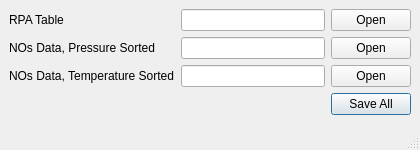
<?xml version="1.0" encoding="UTF-8"?>
<ui version="4.0">
 <class>DatabasesWindow</class>
 <widget class="QMainWindow" name="DatabasesWindow">
  <property name="geometry">
   <rect>
    <x>0</x>
    <y>0</y>
    <width>420</width>
    <height>150</height>
   </rect>
  </property>
  <property name="windowTitle">
   <string>Databases</string>
  </property>
  <property name="windowIcon">
   <iconset>
    <normaloff>logo.png</normaloff>logo.png</iconset>
  </property>
  <widget class="QWidget" name="centralwidget">
   <layout class="QGridLayout" name="gridLayout">
    <item row="3" column="2">
     <widget class="QPushButton" name="pushButtonNosPres">
      <property name="sizePolicy">
       <sizepolicy hsizetype="Fixed" vsizetype="Fixed">
        <horstretch>0</horstretch>
        <verstretch>0</verstretch>
       </sizepolicy>
      </property>
      <property name="text">
       <string>Open</string>
      </property>
     </widget>
    </item>
    <item row="3" column="0">
     <widget class="QLabel" name="labelNosPres">
      <property name="text">
       <string>NOs Data, Pressure Sorted</string>
      </property>
     </widget>
    </item>
    <item row="0" column="0">
     <widget class="QLabel" name="labelRpaTable">
      <property name="text">
       <string>RPA Table</string>
      </property>
     </widget>
    </item>
    <item row="0" column="2">
     <widget class="QPushButton" name="pushButtonRpaTable">
      <property name="sizePolicy">
       <sizepolicy hsizetype="Fixed" vsizetype="Fixed">
        <horstretch>0</horstretch>
        <verstretch>0</verstretch>
       </sizepolicy>
      </property>
      <property name="text">
       <string>Open</string>
      </property>
     </widget>
    </item>
    <item row="3" column="1">
     <widget class="QLineEdit" name="lineEditNosPres">
      <property name="sizePolicy">
       <sizepolicy hsizetype="MinimumExpanding" vsizetype="Fixed">
        <horstretch>0</horstretch>
        <verstretch>0</verstretch>
       </sizepolicy>
      </property>
     </widget>
    </item>
    <item row="0" column="1">
     <widget class="QLineEdit" name="lineEditRpaTable">
      <property name="sizePolicy">
       <sizepolicy hsizetype="MinimumExpanding" vsizetype="Fixed">
        <horstretch>0</horstretch>
        <verstretch>0</verstretch>
       </sizepolicy>
      </property>
     </widget>
    </item>
    <item row="4" column="0">
     <widget class="QLabel" name="labelNosTemp">
      <property name="text">
       <string>NOs Data, Temperature Sorted</string>
      </property>
     </widget>
    </item>
    <item row="4" column="1">
     <widget class="QLineEdit" name="lineEditNosTemp">
      <property name="sizePolicy">
       <sizepolicy hsizetype="MinimumExpanding" vsizetype="Fixed">
        <horstretch>0</horstretch>
        <verstretch>0</verstretch>
       </sizepolicy>
      </property>
     </widget>
    </item>
    <item row="4" column="2">
     <widget class="QPushButton" name="pushButtonNosTemp">
      <property name="sizePolicy">
       <sizepolicy hsizetype="Fixed" vsizetype="Fixed">
        <horstretch>0</horstretch>
        <verstretch>0</verstretch>
       </sizepolicy>
      </property>
      <property name="text">
       <string>Open</string>
      </property>
     </widget>
    </item>
    <item row="5" column="2">
     <widget class="QDialogButtonBox" name="buttonBox">
      <property name="sizePolicy">
       <sizepolicy hsizetype="Fixed" vsizetype="Fixed">
        <horstretch>0</horstretch>
        <verstretch>0</verstretch>
       </sizepolicy>
      </property>
      <property name="standardButtons">
       <set>QDialogButtonBox::SaveAll</set>
      </property>
     </widget>
    </item>
   </layout>
  </widget>
  <widget class="QStatusBar" name="statusbar"/>
 </widget>
 <resources/>
 <connections/>
</ui>
